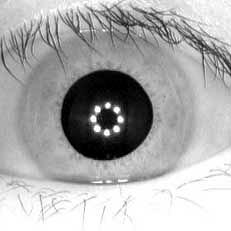
%> input picture Downsampling/eyeadjust.jpg, 231 x 231 px
$ octave imadjustDownsampling.m   (GNU Octave 9; MATLAB toolbox functions it lacks are replaced by stand-ins)
%> lines starting %> are read from the running program, lines starting %| are printed output that depends on the picture
clc;
clear all;
clear all;
figure
i=imread('eyeadjust.jpg');
%> i is the input picture: size 231x231 uint8; min 0, max 255, mean 171.7
imshow(i);

%downsampling by 1/2n using bilinear interpolation

subplot(431);
k=imresize(i,1/2,'bilinear');
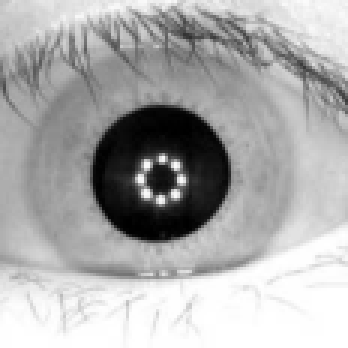
%> k: size 116x116 uint8 (shown 3 times larger); min 0, max 255, mean 171.7
imshow(k);
title('Blinear');
ylabel('1/ 2');
%imwrite(k,'eyeabi115.jpg')
subplot(434);
k2=imresize(i,1/4,'bilinear');
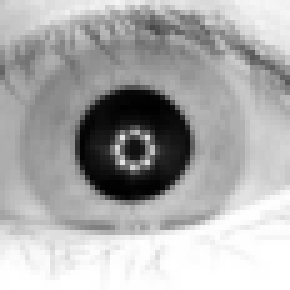
%> k2: size 58x58 uint8 (shown 5 times larger); min 1, max 255, mean 171.7
imshow(k2);
ylabel('1/ 4');
%imwrite(k2,'eyeabi57.jpg')


subplot(437);
k3=imresize(i,1/6,'bilinear');
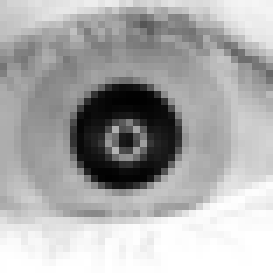
%> k3: size 39x39 uint8 (shown 7 times larger); min 1, max 255, mean 171.7
imshow(k3);
ylabel('1/ 6');
%imwrite(k3,'eyeabi39.jpg')

subplot(4,3,10);
k4=imresize(i,1/8,'bilinear');
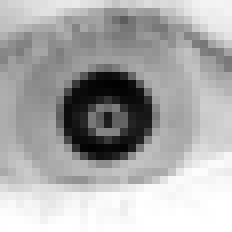
%> k4: size 29x29 uint8 (shown 8 times larger); min 1, max 255, mean 171.7
imshow(k4);
ylabel('1/ 8');
%imwrite(k4,'eyeabi29.jpg')

%downsampling by 1/2n using bicubic interpolation
subplot(432);
k5=imresize(i,1/2,'bicubic');
imshow(k5);
title('Bicubic');
%imwrite(k5,'eyeab115.jpg')
subplot(435);
k6=imresize(i,1/4,'bicubic');
imshow(k6);
%imwrite(k6,'eyeab57.jpg')

subplot(438);
k7=imresize(i,1/6,'bicubic');
imshow(k7);
%imwrite(k7,'eyeab39.jpg')

subplot(4,3,11);
k8=imresize(i,1/8,'bicubic');
imshow(k8);
%imwrite(k8,'eyeab29.jpg')

%downsampling by 1/2n using pca
j=imread('eyeadjustp.jpg');
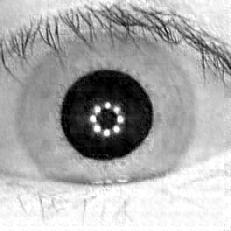
%> input picture Downsampling/eyeadjustp.jpg, 231 x 231 px
%> j is the input picture: size 231x231 uint8; min 0, max 255, mean 171.7

subplot(433);
k9=imresize(j,1/2,'bicubic');
imshow(k9);
title('eigen-patch');
%imwrite(k9,'eyeap115.jpg')
subplot(436);
k10=imresize(j,1/4,'bicubic');
imshow(k10);
%imwrite(k10,'eyeap57.jpg')

subplot(439);
k11=imresize(j,1/6,'bicubic');
imshow(k11);
%imwrite(k11,'eyeap39.jpg')

subplot(4,3,12);
k12=imresize(j,1/8,'bicubic');
imshow(k12);
%imwrite(k12,'eyeap29.jpg')
